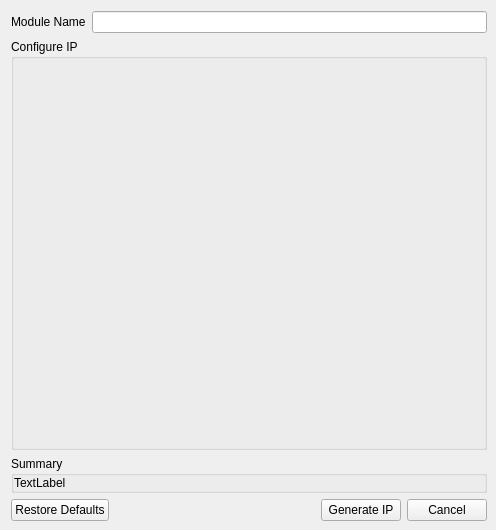
<?xml version="1.0" encoding="UTF-8"?>
<ui version="4.0">
 <class>IPDialogBox</class>
 <widget class="QDialog" name="IPDialogBox">
  <property name="geometry">
   <rect>
    <x>0</x>
    <y>0</y>
    <width>496</width>
    <height>530</height>
   </rect>
  </property>
  <property name="windowTitle">
   <string>Dialog</string>
  </property>
  <layout class="QGridLayout" name="gridLayout" rowstretch="0,0,0,0,0" columnstretch="0,0,0,0,0,0,0">
   <property name="rightMargin">
    <number>9</number>
   </property>
   <property name="bottomMargin">
    <number>9</number>
   </property>
   <property name="spacing">
    <number>6</number>
   </property>
   <item row="4" column="0">
    <widget class="QPushButton" name="restoreDefaults">
     <property name="text">
      <string>Restore Defaults</string>
     </property>
     <property name="icon">
      <iconset resource="ip_resources.qrc">
       <normaloff>:/images/undo.png</normaloff>:/images/undo.png</iconset>
     </property>
     <property name="autoDefault">
      <bool>false</bool>
     </property>
    </widget>
   </item>
   <item row="1" column="0" colspan="7">
    <layout class="QGridLayout" name="gridLayout_2">
     <property name="verticalSpacing">
      <number>6</number>
     </property>
     <item row="0" column="1" colspan="2">
      <layout class="QHBoxLayout" name="horizontalLayout">
       <item>
        <widget class="QLabel" name="label_2">
         <property name="text">
          <string>Module Name</string>
         </property>
        </widget>
       </item>
       <item>
        <widget class="QLineEdit" name="lineEditModuleName"/>
       </item>
      </layout>
     </item>
    </layout>
   </item>
   <item row="2" column="0" colspan="7">
    <widget class="QGroupBox" name="paramsBox">
     <property name="sizePolicy">
      <sizepolicy hsizetype="Preferred" vsizetype="Expanding">
       <horstretch>0</horstretch>
       <verstretch>0</verstretch>
      </sizepolicy>
     </property>
     <property name="title">
      <string>Configure IP</string>
     </property>
    </widget>
   </item>
   <item row="3" column="0" colspan="7">
    <widget class="QGroupBox" name="groupBox">
     <property name="title">
      <string>Summary</string>
     </property>
     <layout class="QGridLayout" name="gridLayout_3">
      <property name="leftMargin">
       <number>0</number>
      </property>
      <property name="topMargin">
       <number>0</number>
      </property>
      <property name="rightMargin">
       <number>0</number>
      </property>
      <property name="bottomMargin">
       <number>0</number>
      </property>
      <property name="spacing">
       <number>0</number>
      </property>
      <item row="0" column="0">
       <widget class="QLabel" name="labelSummary">
        <property name="frameShape">
         <enum>QFrame::Shape::NoFrame</enum>
        </property>
        <property name="text">
         <string>TextLabel</string>
        </property>
        <property name="textFormat">
         <enum>Qt::TextFormat::RichText</enum>
        </property>
        <property name="wordWrap">
         <bool>true</bool>
        </property>
       </widget>
      </item>
     </layout>
    </widget>
   </item>
   <item row="4" column="1">
    <spacer name="horizontalSpacer">
     <property name="orientation">
      <enum>Qt::Orientation::Horizontal</enum>
     </property>
     <property name="sizeHint" stdset="0">
      <size>
       <width>40</width>
       <height>20</height>
      </size>
     </property>
    </spacer>
   </item>
   <item row="4" column="2" colspan="5">
    <layout class="QHBoxLayout" name="horizontalLayout_2">
     <property name="spacing">
      <number>6</number>
     </property>
     <property name="sizeConstraint">
      <enum>QLayout::SizeConstraint::SetDefaultConstraint</enum>
     </property>
     <property name="leftMargin">
      <number>0</number>
     </property>
     <item>
      <widget class="QPushButton" name="generateIp">
       <property name="text">
        <string>Generate IP</string>
       </property>
       <property name="autoDefault">
        <bool>false</bool>
       </property>
      </widget>
     </item>
     <item>
      <widget class="QPushButton" name="cancel">
       <property name="text">
        <string>Cancel</string>
       </property>
       <property name="autoDefault">
        <bool>false</bool>
       </property>
      </widget>
     </item>
    </layout>
   </item>
  </layout>
 </widget>
 <resources>
  <include location="ip_resources.qrc"/>
 </resources>
 <connections/>
</ui>
